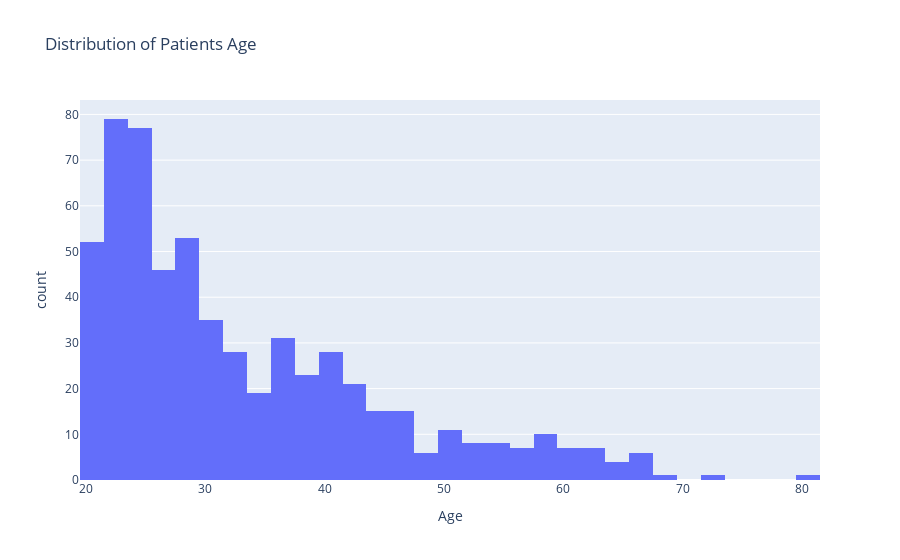

The cell this chart's notebook holds for it:
### Markdown cell above
### QUESTION 1

Distribution of Patients Age

### Code cell
# Plot the histogram
fig = px.histogram(train, x='Age', title='Distribution of Patients Age')

# Show the plot
fig.show()

### Figure 1 — Plotly figure (JSON) as saved in the notebook; plotly's stock layout.template omitted (floating-point values rounded to 4 significant figures; data arrays with more than 128 entries replaced by an {"elided": "..."} marker saying what was removed)
{"data": [{"alignmentgroup": "True", "bingroup": "x", "hovertemplate": "Age=%{x}<br>count=%{y}<extra></extra>", "legendgroup": "", "marker": {"color": "#636efa", "pattern": {"shape": ""}}, "name": "", "offsetgroup": "", "orientation": "v", "showlegend": false, "type": "histogram", "x": {"elided": "599 int values"}, "xaxis": "x", "yaxis": "y"}], "layout": {"barmode": "relative", "legend": {"tracegroupgap": 0}, "title": {"text": "Distribution of Patients Age"}, "xaxis": {"anchor": "y", "domain": [0, 1], "title": {"text": "Age"}}, "yaxis": {"anchor": "x", "domain": [0, 1], "title": {"text": "count"}}}}
